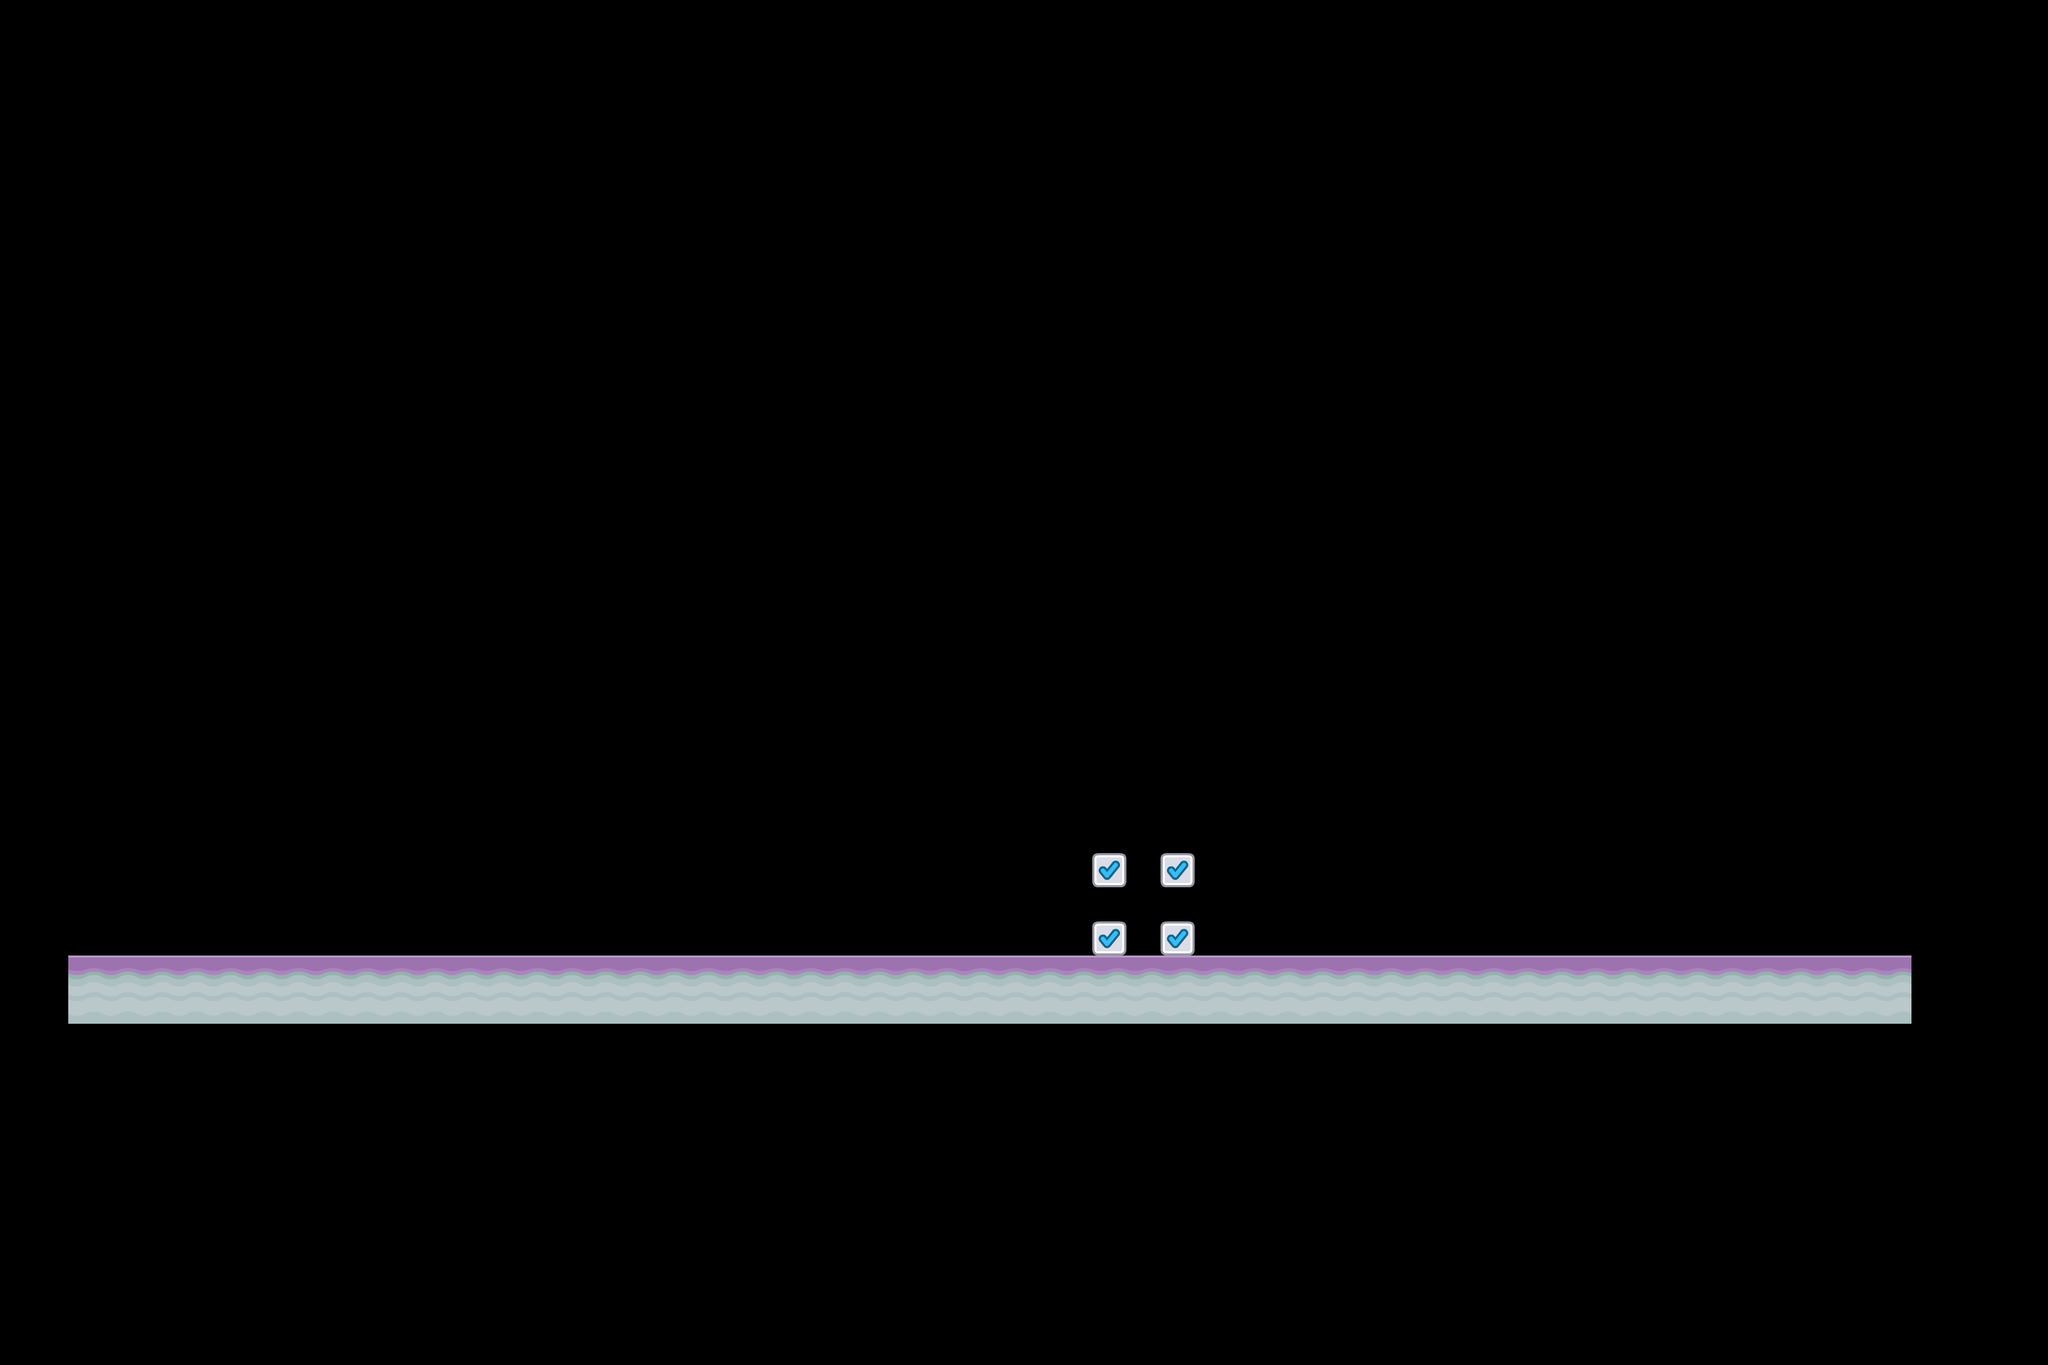

Tiled map render using the project's own tile images. Description and the whole map definition, tile-layer contents included, below:
An orthogonal 30x20 tile map with 128x128 px tiles, 5 tile layers (Platforms, Load Zone, Enemy Spawn, Background, ...), 3 tilesets.

<map version="1.10" tiledversion="1.11.2" orientation="orthogonal" renderorder="right-down" width="30" height="20" tilewidth="128" tileheight="128" infinite="0" nextlayerid="6" nextobjectid="1">
 <tileset firstgid="1" source="../tilesets/groundStone.tsx" />
 <tileset firstgid="13" source="../tilesets/load.tsx" />
 <tileset firstgid="17" source="../tilesets/groundDirt.tsx" />
 <layer id="1" name="Platforms" width="30" height="20">
  <data encoding="csv">
0,0,0,0,0,0,0,0,0,0,0,0,0,0,0,0,0,0,0,0,0,0,0,0,0,0,0,0,0,0,
0,0,0,0,0,0,0,0,0,0,0,0,0,0,0,0,0,0,0,0,0,0,0,0,0,0,0,0,0,0,
0,0,0,0,0,0,0,0,0,0,0,0,0,0,0,0,0,0,0,0,0,0,0,0,0,0,0,0,0,0,
0,0,0,0,0,0,0,0,0,0,0,0,0,0,0,0,0,0,0,0,0,0,0,0,0,0,0,0,0,0,
0,0,0,0,0,0,0,0,0,0,0,0,0,0,0,0,0,0,0,0,0,0,0,0,0,0,0,0,0,0,
0,0,0,0,0,0,0,0,0,0,0,0,0,0,0,0,0,0,0,0,0,0,0,0,0,0,0,0,0,0,
0,0,0,0,0,0,0,0,0,0,0,0,0,0,0,0,0,0,0,0,0,0,0,0,0,0,0,0,0,0,
0,0,0,0,0,0,0,0,0,0,0,0,0,0,0,0,0,0,0,0,0,0,0,0,0,0,0,0,0,0,
0,0,0,0,0,0,0,0,0,0,0,0,0,0,0,0,0,0,0,0,0,0,0,0,0,0,0,0,0,0,
0,0,0,0,0,0,0,0,0,0,0,0,0,0,0,0,0,0,0,0,0,0,0,0,0,0,0,0,0,0,
0,0,0,0,0,0,0,0,0,0,0,0,0,0,0,0,0,0,0,0,0,0,0,0,0,0,0,0,0,0,
0,0,0,0,0,0,0,0,0,0,0,0,0,0,0,0,0,0,0,0,0,0,0,0,0,0,0,0,0,0,
0,0,0,0,0,0,0,0,0,0,0,0,0,0,0,0,0,0,0,0,0,0,0,0,0,0,0,0,0,0,
0,0,0,0,0,0,0,0,0,0,0,0,0,0,0,0,0,0,0,0,0,0,0,0,0,0,0,0,0,0,
0,17,17,17,17,17,17,17,17,17,17,17,17,17,17,17,17,17,17,17,17,17,17,17,17,17,17,17,0,0,
0,0,0,0,0,0,0,0,0,0,0,0,0,0,0,0,0,0,0,0,0,0,0,0,0,0,0,0,0,0,
0,0,0,0,0,0,0,0,0,0,0,0,0,0,0,0,0,0,0,0,0,0,0,0,0,0,0,0,0,0,
0,0,0,0,0,0,0,0,0,0,0,0,0,0,0,0,0,0,0,0,0,0,0,0,0,0,0,0,0,0,
0,0,0,0,0,0,0,0,0,0,0,0,0,0,0,0,0,0,0,0,0,0,0,0,0,0,0,0,0,0,
0,0,0,0,0,0,0,0,0,0,0,0,0,0,0,0,0,0,0,0,0,0,0,0,0,0,0,0,0,0
</data>
 </layer>
 <layer id="2" name="Load Zone" width="30" height="20">
  <data encoding="csv">
0,0,0,0,0,0,0,0,0,0,0,0,0,0,0,0,0,0,0,0,0,0,0,0,0,0,0,0,0,0,
0,0,0,0,0,0,0,0,0,0,0,0,0,0,0,0,0,0,0,0,0,0,0,0,0,0,0,0,0,0,
0,0,0,0,0,0,0,0,0,0,0,0,0,0,0,0,0,0,0,0,0,0,0,0,0,0,0,0,0,0,
0,0,0,0,0,0,0,0,0,0,0,0,0,0,0,0,0,0,0,0,0,0,0,0,0,0,0,0,0,0,
0,0,0,0,0,0,0,0,0,0,0,0,0,0,0,0,0,0,0,0,0,0,0,0,0,0,0,0,0,0,
0,0,0,0,0,0,0,0,0,0,0,0,0,0,0,0,0,0,0,0,0,0,0,0,0,0,0,0,0,0,
0,0,0,0,0,0,0,0,0,0,0,0,0,0,0,0,0,0,0,0,0,0,0,0,0,0,0,0,0,0,
0,0,0,0,0,0,0,0,0,0,0,0,0,0,0,0,0,0,0,0,0,0,0,0,0,0,0,0,0,0,
0,0,0,0,0,0,0,0,0,0,0,0,0,0,0,0,0,0,0,0,0,0,0,0,0,0,0,0,0,0,
0,0,0,0,0,0,0,0,0,0,0,0,0,0,0,0,0,0,0,0,0,0,0,0,0,0,0,0,0,0,
0,0,0,0,0,0,0,0,0,0,0,0,0,0,0,0,0,0,0,0,0,0,0,0,0,0,0,0,0,0,
0,0,0,0,0,0,0,0,0,0,0,0,0,0,0,0,0,0,0,0,0,0,0,0,0,0,0,0,0,0,
0,0,0,0,0,0,0,0,0,0,0,0,0,0,0,0,13,13,0,0,0,0,0,0,0,0,0,0,0,0,
0,0,0,0,0,0,0,0,0,0,0,0,0,0,0,0,13,13,0,0,0,0,0,0,0,0,0,0,0,0,
0,0,0,0,0,0,0,0,0,0,0,0,0,0,0,0,0,0,0,0,0,0,0,0,0,0,0,0,0,0,
0,0,0,0,0,0,0,0,0,0,0,0,0,0,0,0,0,0,0,0,0,0,0,0,0,0,0,0,0,0,
0,0,0,0,0,0,0,0,0,0,0,0,0,0,0,0,0,0,0,0,0,0,0,0,0,0,0,0,0,0,
0,0,0,0,0,0,0,0,0,0,0,0,0,0,0,0,0,0,0,0,0,0,0,0,0,0,0,0,0,0,
0,0,0,0,0,0,0,0,0,0,0,0,0,0,0,0,0,0,0,0,0,0,0,0,0,0,0,0,0,0,
0,0,0,0,0,0,0,0,0,0,0,0,0,0,0,0,0,0,0,0,0,0,0,0,0,0,0,0,0,0
</data>
 </layer>
 <layer id="3" name="Enemy Spawn" width="30" height="20">
  <data encoding="csv">
0,0,0,0,0,0,0,0,0,0,0,0,0,0,0,0,0,0,0,0,0,0,0,0,0,0,0,0,0,0,
0,0,0,0,0,0,0,0,0,0,0,0,0,0,0,0,0,0,0,0,0,0,0,0,0,0,0,0,0,0,
0,0,0,0,0,0,0,0,0,0,0,0,0,0,0,0,0,0,0,0,0,0,0,0,0,0,0,0,0,0,
0,0,0,0,0,0,0,0,0,0,0,0,0,0,0,0,0,0,0,0,0,0,0,0,0,0,0,0,0,0,
0,0,0,0,0,0,0,0,0,0,0,0,0,0,0,0,0,0,0,0,0,0,0,0,0,0,0,0,0,0,
0,0,0,0,0,0,0,0,0,0,0,0,0,0,0,0,0,0,0,0,0,0,0,0,0,0,0,0,0,0,
0,0,0,0,0,0,0,0,0,0,0,0,0,0,0,0,0,0,0,0,0,0,0,0,0,0,0,0,0,0,
0,0,0,0,0,0,0,0,0,0,0,0,0,0,0,0,0,0,0,0,0,0,0,0,0,0,0,0,0,0,
0,0,0,0,0,0,0,0,0,0,0,0,0,0,0,0,0,0,0,0,0,0,0,0,0,0,0,0,0,0,
0,0,0,0,0,0,0,0,0,0,0,0,0,0,0,0,0,0,0,0,0,0,0,0,0,0,0,0,0,0,
0,0,0,0,0,0,0,0,0,0,0,0,0,0,0,0,0,0,0,0,0,0,0,0,0,0,0,0,0,0,
0,0,0,0,0,0,0,0,0,0,0,0,0,0,0,0,0,0,0,0,0,0,0,0,0,0,0,0,0,0,
0,0,0,0,0,0,0,0,0,0,0,0,0,0,0,0,0,0,0,0,0,0,0,0,0,0,0,0,0,0,
0,0,0,0,0,0,0,0,0,0,0,0,0,0,0,0,0,0,0,0,0,0,0,0,0,0,0,0,0,0,
0,0,0,0,0,0,0,0,0,0,0,0,0,0,0,0,0,0,0,0,0,0,0,0,0,0,0,0,0,0,
0,0,0,0,0,0,0,0,0,0,0,0,0,0,0,0,0,0,0,0,0,0,0,0,0,0,0,0,0,0,
0,0,0,0,0,0,0,0,0,0,0,0,0,0,0,0,0,0,0,0,0,0,0,0,0,0,0,0,0,0,
0,0,0,0,0,0,0,0,0,0,0,0,0,0,0,0,0,0,0,0,0,0,0,0,0,0,0,0,0,0,
0,0,0,0,0,0,0,0,0,0,0,0,0,0,0,0,0,0,0,0,0,0,0,0,0,0,0,0,0,0,
0,0,0,0,0,0,0,0,0,0,0,0,0,0,0,0,0,0,0,0,0,0,0,0,0,0,0,0,0,0
</data>
 </layer>
 <layer id="5" name="Background" width="30" height="20">
  <data encoding="csv">
0,0,0,0,0,0,0,0,0,0,0,0,0,0,0,0,0,0,0,0,0,0,0,0,0,0,0,0,0,0,
0,0,0,0,0,0,0,0,0,0,0,0,0,0,0,0,0,0,0,0,0,0,0,0,0,0,0,0,0,0,
0,0,0,0,0,0,0,0,0,0,0,0,0,0,0,0,0,0,0,0,0,0,0,0,0,0,0,0,0,0,
0,0,0,0,0,0,0,0,0,0,0,0,0,0,0,0,0,0,0,0,0,0,0,0,0,0,0,0,0,0,
0,0,0,0,0,0,0,0,0,0,0,0,0,0,0,0,0,0,0,0,0,0,0,0,0,0,0,0,0,0,
0,0,0,0,0,0,0,0,0,0,0,0,0,0,0,0,0,0,0,0,0,0,0,0,0,0,0,0,0,0,
0,0,0,0,0,0,0,0,0,0,0,0,0,0,0,0,0,0,0,0,0,0,0,0,0,0,0,0,0,0,
0,0,0,0,0,0,0,0,0,0,0,0,0,0,0,0,0,0,0,0,0,0,0,0,0,0,0,0,0,0,
0,0,0,0,0,0,0,0,0,0,0,0,0,0,0,0,0,0,0,0,0,0,0,0,0,0,0,0,0,0,
0,0,0,0,0,0,0,0,0,0,0,0,0,0,0,0,0,0,0,0,0,0,0,0,0,0,0,0,0,0,
0,0,0,0,0,0,0,0,0,0,0,0,0,0,0,0,0,0,0,0,0,0,0,0,0,0,0,0,0,0,
0,0,0,0,0,0,0,0,0,0,0,0,0,0,0,0,0,0,0,0,0,0,0,0,0,0,0,0,0,0,
0,0,0,0,0,0,0,0,0,0,0,0,0,0,0,0,0,0,0,0,0,0,0,0,0,0,0,0,0,0,
0,0,0,0,0,0,0,0,0,0,0,0,0,0,0,0,0,0,0,0,0,0,0,0,0,0,0,0,0,0,
0,0,0,0,0,0,0,0,0,0,0,0,0,0,0,0,0,0,0,0,0,0,0,0,0,0,0,0,0,0,
0,0,0,0,0,0,0,0,0,0,0,0,0,0,0,0,0,0,0,0,0,0,0,0,0,0,0,0,0,0,
0,0,0,0,0,0,0,0,0,0,0,0,0,0,0,0,0,0,0,0,0,0,0,0,0,0,0,0,0,0,
0,0,0,0,0,0,0,0,0,0,0,0,0,0,0,0,0,0,0,0,0,0,0,0,0,0,0,0,0,0,
0,0,0,0,0,0,0,0,0,0,0,0,0,0,0,0,0,0,0,0,0,0,0,0,0,0,0,0,0,0,
0,0,0,0,0,0,0,0,0,0,0,0,0,0,0,0,0,0,0,0,0,0,0,0,0,0,0,0,0,0
</data>
 </layer>
 <layer id="4" name="Foreground" width="30" height="20">
  <data encoding="csv">
0,0,0,0,0,0,0,0,0,0,0,0,0,0,0,0,0,0,0,0,0,0,0,0,0,0,0,0,0,0,
0,0,0,0,0,0,0,0,0,0,0,0,0,0,0,0,0,0,0,0,0,0,0,0,0,0,0,0,0,0,
0,0,0,0,0,0,0,0,0,0,0,0,0,0,0,0,0,0,0,0,0,0,0,0,0,0,0,0,0,0,
0,0,0,0,0,0,0,0,0,0,0,0,0,0,0,0,0,0,0,0,0,0,0,0,0,0,0,0,0,0,
0,0,0,0,0,0,0,0,0,0,0,0,0,0,0,0,0,0,0,0,0,0,0,0,0,0,0,0,0,0,
0,0,0,0,0,0,0,0,0,0,0,0,0,0,0,0,0,0,0,0,0,0,0,0,0,0,0,0,0,0,
0,0,0,0,0,0,0,0,0,0,0,0,0,0,0,0,0,0,0,0,0,0,0,0,0,0,0,0,0,0,
0,0,0,0,0,0,0,0,0,0,0,0,0,0,0,0,0,0,0,0,0,0,0,0,0,0,0,0,0,0,
0,0,0,0,0,0,0,0,0,0,0,0,0,0,0,0,0,0,0,0,0,0,0,0,0,0,0,0,0,0,
0,0,0,0,0,0,0,0,0,0,0,0,0,0,0,0,0,0,0,0,0,0,0,0,0,0,0,0,0,0,
0,0,0,0,0,0,0,0,0,0,0,0,0,0,0,0,0,0,0,0,0,0,0,0,0,0,0,0,0,0,
0,0,0,0,0,0,0,0,0,0,0,0,0,0,0,0,0,0,0,0,0,0,0,0,0,0,0,0,0,0,
0,0,0,0,0,0,0,0,0,0,0,0,0,0,0,0,0,0,0,0,0,0,0,0,0,0,0,0,0,0,
0,0,0,0,0,0,0,0,0,0,0,0,0,0,0,0,0,0,0,0,0,0,0,0,0,0,0,0,0,0,
0,0,0,0,0,0,0,0,0,0,0,0,0,0,0,0,0,0,0,0,0,0,0,0,0,0,0,0,0,0,
0,0,0,0,0,0,0,0,0,0,0,0,0,0,0,0,0,0,0,0,0,0,0,0,0,0,0,0,0,0,
0,0,0,0,0,0,0,0,0,0,0,0,0,0,0,0,0,0,0,0,0,0,0,0,0,0,0,0,0,0,
0,0,0,0,0,0,0,0,0,0,0,0,0,0,0,0,0,0,0,0,0,0,0,0,0,0,0,0,0,0,
0,0,0,0,0,0,0,0,0,0,0,0,0,0,0,0,0,0,0,0,0,0,0,0,0,0,0,0,0,0,
0,0,0,0,0,0,0,0,0,0,0,0,0,0,0,0,0,0,0,0,0,0,0,0,0,0,0,0,0,0
</data>
 </layer>
</map>
